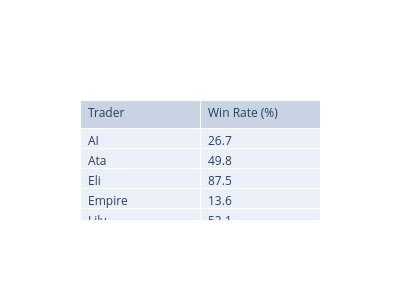

Notebook cell for this chart:
### Markdown cell above
## Win Rate per Trader

Compute each trader’s win rate (percentage of trades where `profit > 0`) and display in a table.

### Code cell
import plotly.graph_objects as go

# Calculate win rate
winrates = (
    positions
    .groupby('trader')
    .apply(lambda df: (df['profit'] > 0).sum() / len(df))
    .reset_index(name='win_rate')
)
winrates['win_rate_pct'] = (winrates['win_rate'] * 100).round(1)

# Render as a table
fig_win = go.Figure(data=[
    go.Table(
        header=dict(values=['Trader', 'Win Rate (%)'], align='left'),
        cells=dict(
            values=[winrates['trader'], winrates['win_rate_pct']],
            align='left'
        )
    )
])
fig_win.update_layout(width=400, height=300)
fig_win.show()

### Figure 1 — Plotly figure (JSON) as saved in the notebook; plotly's stock layout.template omitted (floating-point values rounded to 4 significant figures)
{"data": [{"cells": {"align": "left", "values": [["AI", "Ata", "Eli", "Empire", "Lily", "Mirbaha", "Nemat", "Test"], [26.7, 49.8, 87.5, 13.6, 52.1, 0, 65.2, 0]]}, "header": {"align": "left", "values": ["Trader", "Win Rate (%)"]}, "type": "table"}], "layout": {"height": 300, "width": 400}}
